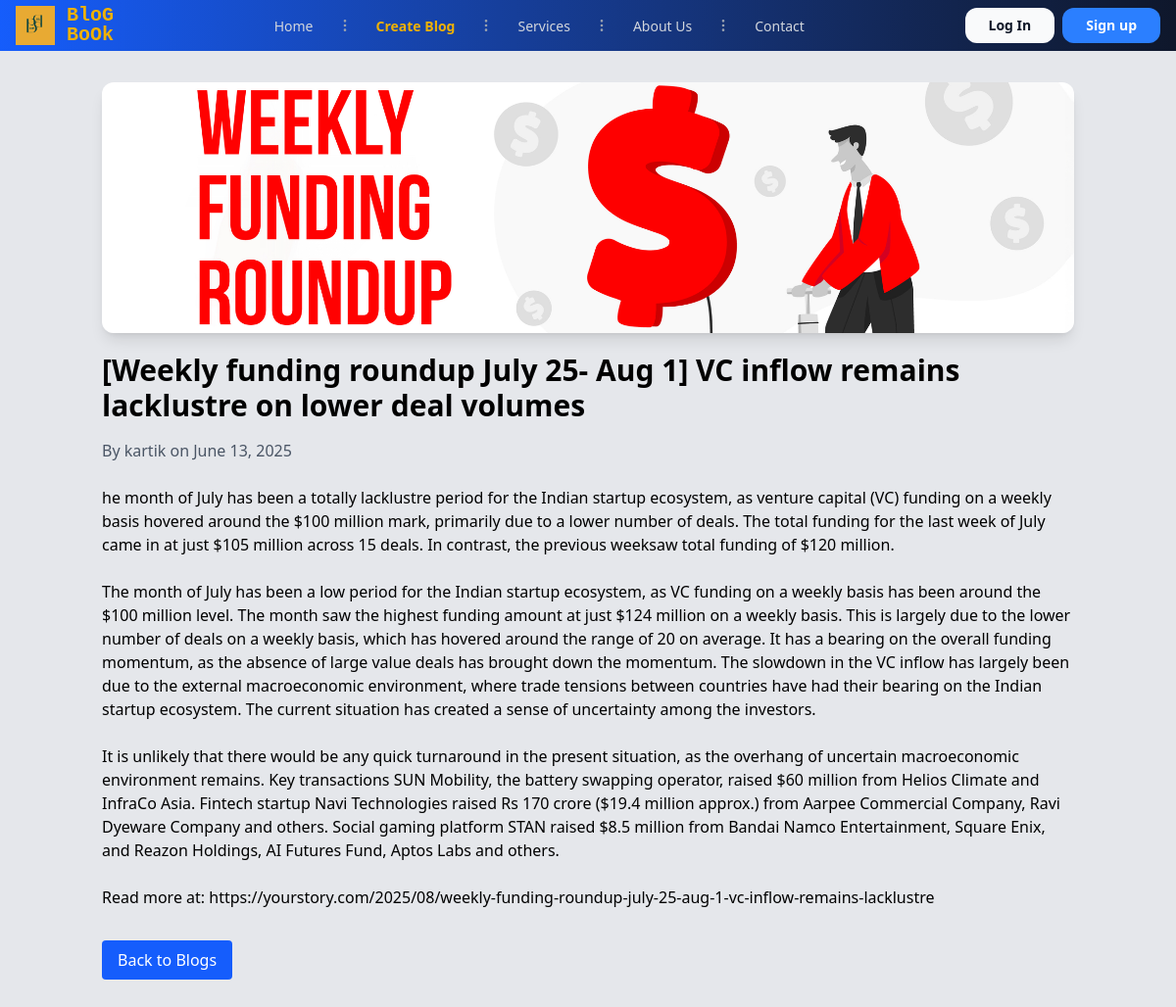
Page /detail/5/ on the committed database.
### blogbook/models.py (models this page shows, shortened)
class Blog(models.Model):
    CATEGORY_CHOICES = [
        ('tech', 'Technology'),
        ('health', 'Health'),
        ('lifestyle', 'Lifestyle'),
        ('travel', 'Travel'),
    ]
    title = models.CharField(max_length=100)
    content = models.TextField()
    category = models.CharField(max_length=20, choices=CATEGORY_CHOICES, default='tech')
    user = models.ForeignKey(User, on_delete=models.CASCADE) #When the referenced object is deleted, also delete the objects that have references to it (when you remove a blog post for instance, you might want to delete comments as well). SQL equivalent
    photo = models.ImageField(upload_to='blog_photos/', blank=True, null=True)
    created_at = models.DateTimeField(auto_now_add=True)
    updated_at = models.DateTimeField(auto_now=True)

### blogbook/views.py (the view)
# urls.py: path('detail/<int:blog_id>/', views.blog_detail, name='blog_detail'),  # Added detail view for individual blog posts
def blog_detail(request, blog_id):
    blog = get_object_or_404(Blog, pk=blog_id)  # Fetch the blog post or return a 404 error if not found
    return render(request, "blog_detail.html", {"blog": blog})  # Render the blog detail page with the blog data

### blogbook/templates/blog_detail.html (shortened to what this page needs)
{% extends "layout.html" %}
{% block content %}
<div class="container mx-auto px-4 py-8">
    <img src="{{ blog.photo.url }}" alt="{{ blog.title }}" class="w-full h-64 object-cover rounded-xl shadow-lg mb-5">
    <h1 class="text-3xl font-bold mb-4">{{ blog.title }}</h1>
    <p class="text-gray-600 mb-6">By {{ blog.user.username }} on {{ blog.created_at|date:"F j, Y" }}</p>
    <div class="prose lg:prose-xl">
        {{ blog.content|linebreaksbr }}
    </div>
    <div class="mt-8">
        <a href="{% url 'blog_list' %}" class="inline-block px-4 py-2 bg-blue-600 text-white rounded hover:bg-blue-700">Back to Blogs</a>
    </div>
</div>
{% endblock %}

### rows in the picture
Blog: photo (picture), title "[Weekly funding roundup July 25- Aug 1] VC inflow remains lacklustre on lower deal volumes", user.username "kartik", created_at "June 13, 2025", content "he month of July has been a totally lacklustre period for the Indian startup ecosystem, as venture capital (VC) funding on a weekly basis hovered around the $100 million mark, primarily due to a lower number of deals. The total funding for the last week of July came in at just $105 million across 15 deals. In contrast, the previous weeksaw total funding of $120 million. The month of July has been a low period for the Indian startup ecosystem, as VC funding on a weekly basis has been around the $100 million level. The month saw the highest funding amount at just $124 million on a weekly basis. This is largely due to the lower number of deals on a weekly basis, which has hovered around the…"
